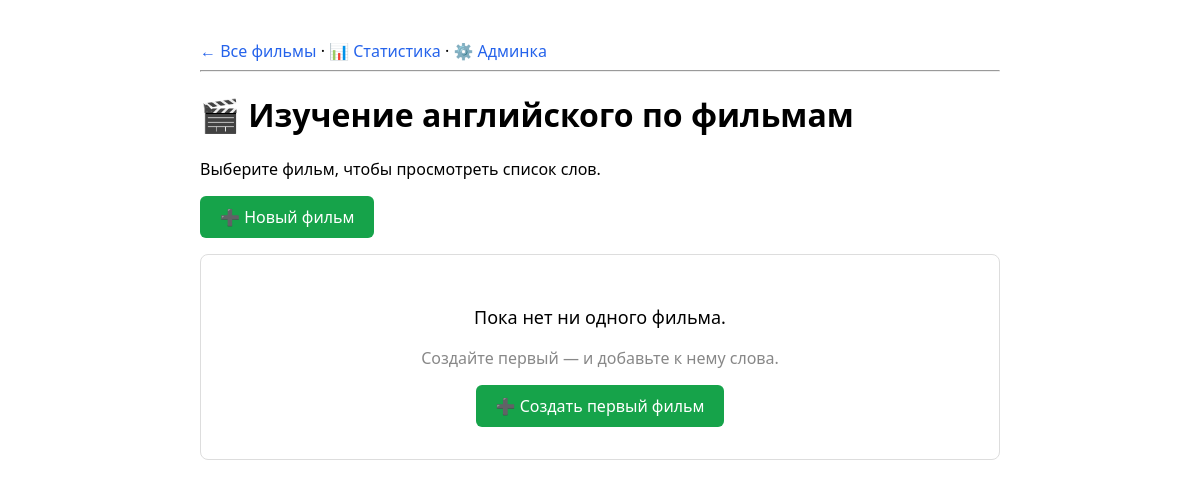
Before: / with the older database file.
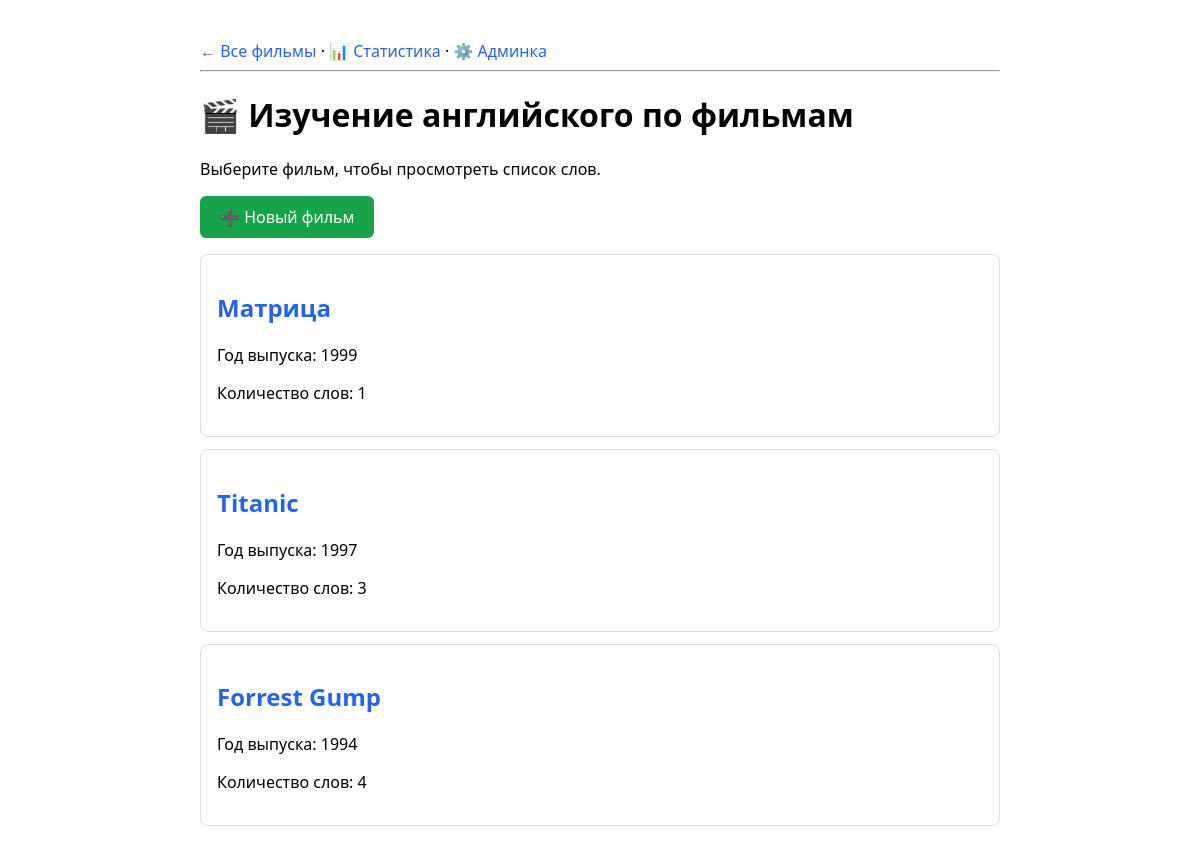
After: the same page with the newer database file.
### models.py (models this page shows)
class Movie(Base):
    __tablename__ = 'movies'
    id = Column(Integer, primary_key=True, index=True)
    title = Column(String(200), nullable=False)
    year = Column(Integer, nullable=True)
    words = relationship('Word', back_populates='movie', cascade='all, delete-orphan')

### main.py (the view)
@app.get('/', response_class=HTMLResponse)
async def home(request: Request, db: Session = Depends(get_db)):
    movies = db.query(models.Movie).order_by(models.Movie.year.desc()).all()
    return templates.TemplateResponse(
        request=request, name='index.html', context={'movies': movies}
    )

### templates/index.html (shortened to what this page needs)
{% extends "base.html" %}
{% block content %}
<h1>🎬 Изучение английского по фильмам</h1>
<p>Выберите фильм, чтобы просмотреть список слов.</p>
<p><a href="/movie/new" class="btn" style="background:#16a34a;">➕ Новый фильм</a></p>
{% for movie in movies %}
    <div class="card">
        <h2><a href="/movie/{{ movie.id }}">{{ movie.title }}</a></h2>
        <p>Год выпуска: {{ movie.year or '—' }}</p>
        <p>Количество слов: {{ movie.words|length }}</p>
    </div>
{% else %}
    <div class="card" style="text-align:center; padding:32px;">
        <p style="font-size:18px;">Пока нет ни одного фильма.</p>
        <p style="color:#888;">Создайте первый — и добавьте к нему слова.</p>
        <a href="/movie/new" class="btn" style="background:#16a34a;">➕ Создать первый фильм</a>
    </div>
{% endfor %}
{% endblock %}

### templates/base.html (shortened to what this page needs)
<!DOCTYPE html>
<html lang="ru">
<head>
</head>
<body>
    <nav>
        <a href="/">← Все фильмы</a> ·
        <a href="/stats">📊 Статистика</a> ·
        <a href="/admin">⚙️ Админка</a>
    </nav>
    <hr>
    {% block content %}{% endblock %}
</body>
</html>

### templates/base.html (style rules this page uses)
body { font-family: system-ui, sans-serif; max-width: 800px; margin: 40px auto; padding: 0 16px; }
a { color: #2563eb; text-decoration: none; }
.card { border: 1px solid #ddd; border-radius: 8px; padding: 16px; margin: 12px 0; }
.btn { display: inline-block; background: #2563eb; color: white; padding: 10px 20px; border-radius: 6px; border: none; cursor: pointer; font-size: 16px; }

Changed rows visible on the page:
added Movie: title "Матрица", year "1999", words|length "1"
added Movie: title "Titanic", year "1997", words|length "3"
added Movie: title "Forrest Gump", year "1994", words|length "4"
Other visible differences:
text no longer shown: "Пока нет ни одного фильма. Создайте первый — и добавьте к нему слова. ➕ Создать первый фильм"
